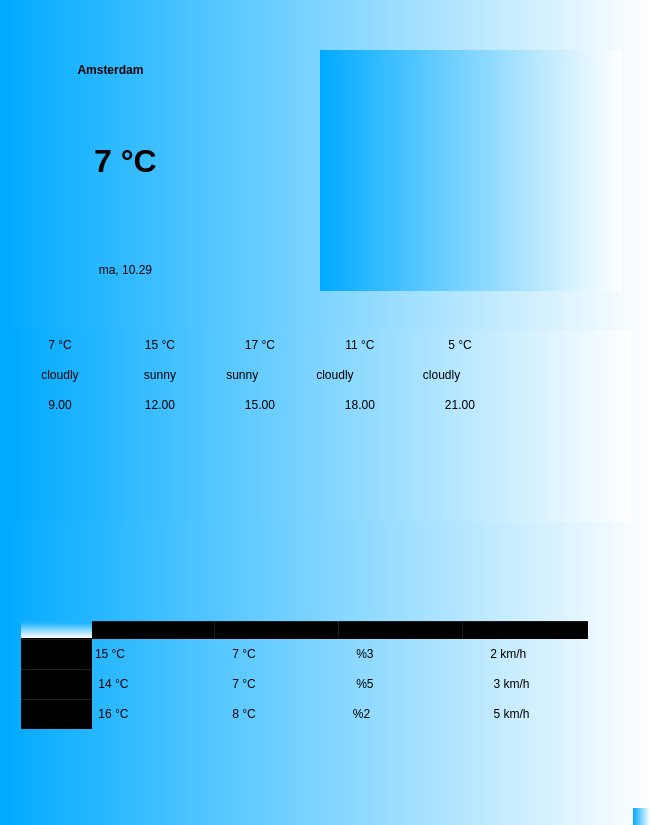
<?xml version="1.0" encoding="UTF-8"?>
<ui version="4.0">
 <class>MainWindow</class>
 <widget class="QMainWindow" name="MainWindow">
  <property name="geometry">
   <rect>
    <x>0</x>
    <y>0</y>
    <width>650</width>
    <height>825</height>
   </rect>
  </property>
  <property name="maximumSize">
   <size>
    <width>650</width>
    <height>850</height>
   </size>
  </property>
  <property name="windowTitle">
   <string>MainWindow</string>
  </property>
  <property name="styleSheet">
   <string notr="true">background-color:qlineargradient(spread:pad, x1:0, y1:0, x2:1, y2:0, stop:0 rgba(0, 170, 255, 255), stop:1 rgba(255, 255, 255, 255));</string>
  </property>
  <widget class="QWidget" name="centralwidget">
   <widget class="QTableWidget" name="temp_widget">
    <property name="geometry">
     <rect>
      <x>10</x>
      <y>330</y>
      <width>621</width>
      <height>192</height>
     </rect>
    </property>
    <property name="styleSheet">
     <string notr="true">border: 0px;</string>
    </property>
    <property name="horizontalScrollBarPolicy">
     <enum>Qt::ScrollBarAlwaysOff</enum>
    </property>
    <property name="sizeAdjustPolicy">
     <enum>QAbstractScrollArea::AdjustToContentsOnFirstShow</enum>
    </property>
    <property name="showGrid">
     <bool>false</bool>
    </property>
    <property name="rowCount">
     <number>3</number>
    </property>
    <property name="columnCount">
     <number>5</number>
    </property>
    <attribute name="horizontalHeaderVisible">
     <bool>false</bool>
    </attribute>
    <attribute name="horizontalHeaderHighlightSections">
     <bool>false</bool>
    </attribute>
    <attribute name="verticalHeaderVisible">
     <bool>false</bool>
    </attribute>
    <attribute name="verticalHeaderHighlightSections">
     <bool>false</bool>
    </attribute>
    <row/>
    <row/>
    <row/>
    <column/>
    <column/>
    <column/>
    <column/>
    <column/>
    <item row="0" column="0">
     <property name="text">
      <string>7 °C</string>
     </property>
     <property name="textAlignment">
      <set>AlignCenter</set>
     </property>
    </item>
    <item row="0" column="1">
     <property name="text">
      <string>15 °C</string>
     </property>
     <property name="textAlignment">
      <set>AlignCenter</set>
     </property>
    </item>
    <item row="0" column="2">
     <property name="text">
      <string>17 °C</string>
     </property>
     <property name="textAlignment">
      <set>AlignCenter</set>
     </property>
    </item>
    <item row="0" column="3">
     <property name="text">
      <string>11 °C</string>
     </property>
     <property name="textAlignment">
      <set>AlignCenter</set>
     </property>
    </item>
    <item row="0" column="4">
     <property name="text">
      <string>5 °C</string>
     </property>
     <property name="textAlignment">
      <set>AlignCenter</set>
     </property>
    </item>
    <item row="1" column="0">
     <property name="text">
      <string>cloudly</string>
     </property>
     <property name="textAlignment">
      <set>AlignCenter</set>
     </property>
     <property name="icon">
      <iconset>
       <normaloff>../../Downloads/pngwing.com.png</normaloff>../../Downloads/pngwing.com.png</iconset>
     </property>
    </item>
    <item row="1" column="1">
     <property name="text">
      <string>sunny</string>
     </property>
     <property name="textAlignment">
      <set>AlignCenter</set>
     </property>
     <property name="icon">
      <iconset>
       <normalon>../../Downloads/kisspng-download-cartoon-font-natural-yellow-sun-weather-5a8cd084555fc9.2840460115191778603497.png</normalon>
      </iconset>
     </property>
    </item>
    <item row="1" column="2">
     <property name="text">
      <string>    sunny</string>
     </property>
     <property name="icon">
      <iconset>
       <normalon>../../Downloads/kisspng-download-cartoon-font-natural-yellow-sun-weather-5a8cd084555fc9.2840460115191778603497.png</normalon>
      </iconset>
     </property>
    </item>
    <item row="1" column="3">
     <property name="text">
      <string> cloudly</string>
     </property>
     <property name="icon">
      <iconset>
       <normalon>../../Downloads/pngwing.com.png</normalon>
      </iconset>
     </property>
    </item>
    <item row="1" column="4">
     <property name="text">
      <string>   cloudly</string>
     </property>
     <property name="icon">
      <iconset>
       <normalon>../../Downloads/cloud-github-cloud-computing-multicloud-readme-google-cloud-platform-amazon-web-services-rackspace-png-clipart.jpg</normalon>
      </iconset>
     </property>
    </item>
    <item row="2" column="0">
     <property name="text">
      <string>9.00</string>
     </property>
     <property name="textAlignment">
      <set>AlignCenter</set>
     </property>
    </item>
    <item row="2" column="1">
     <property name="text">
      <string>12.00</string>
     </property>
     <property name="textAlignment">
      <set>AlignCenter</set>
     </property>
    </item>
    <item row="2" column="2">
     <property name="text">
      <string>15.00</string>
     </property>
     <property name="textAlignment">
      <set>AlignCenter</set>
     </property>
    </item>
    <item row="2" column="3">
     <property name="text">
      <string>18.00</string>
     </property>
     <property name="textAlignment">
      <set>AlignCenter</set>
     </property>
    </item>
    <item row="2" column="4">
     <property name="text">
      <string>21.00</string>
     </property>
     <property name="textAlignment">
      <set>AlignCenter</set>
     </property>
    </item>
   </widget>
   <widget class="QTableWidget" name="tableWidget_2">
    <property name="geometry">
     <rect>
      <x>20</x>
      <y>620</y>
      <width>601</width>
      <height>151</height>
     </rect>
    </property>
    <property name="styleSheet">
     <string notr="true">
background-color: transparent</string>
    </property>
    <property name="showGrid">
     <bool>false</bool>
    </property>
    <property name="gridStyle">
     <enum>Qt::SolidLine</enum>
    </property>
    <property name="rowCount">
     <number>3</number>
    </property>
    <property name="columnCount">
     <number>4</number>
    </property>
    <attribute name="horizontalHeaderVisible">
     <bool>true</bool>
    </attribute>
    <attribute name="horizontalHeaderDefaultSectionSize">
     <number>124</number>
    </attribute>
    <attribute name="horizontalHeaderHighlightSections">
     <bool>false</bool>
    </attribute>
    <attribute name="verticalHeaderVisible">
     <bool>true</bool>
    </attribute>
    <attribute name="verticalHeaderHighlightSections">
     <bool>false</bool>
    </attribute>
    <row>
     <property name="text">
      <string>Today</string>
     </property>
    </row>
    <row>
     <property name="text">
      <string>Tomorrow</string>
     </property>
    </row>
    <row>
     <property name="text">
      <string>Wednesday</string>
     </property>
    </row>
    <column>
     <property name="text">
      <string>Day</string>
     </property>
     <property name="background">
      <color>
       <red>170</red>
       <green>170</green>
       <blue>127</blue>
      </color>
     </property>
    </column>
    <column>
     <property name="text">
      <string>Night</string>
     </property>
    </column>
    <column>
     <property name="text">
      <string>Humudity</string>
     </property>
    </column>
    <column>
     <property name="text">
      <string>Wind</string>
     </property>
    </column>
    <item row="0" column="0">
     <property name="text">
      <string>15 °C</string>
     </property>
     <property name="icon">
      <iconset>
       <normalon>../../Downloads/kisspng-download-cartoon-font-natural-yellow-sun-weather-5a8cd084555fc9.2840460115191778603497.png</normalon>
      </iconset>
     </property>
    </item>
    <item row="0" column="1">
     <property name="text">
      <string>    7 °C</string>
     </property>
     <property name="icon">
      <iconset>
       <normalon>../../Downloads/cloud-github-cloud-computing-multicloud-readme-google-cloud-platform-amazon-web-services-rackspace-png-clipart.jpg</normalon>
      </iconset>
     </property>
    </item>
    <item row="0" column="2">
     <property name="text">
      <string>    %3</string>
     </property>
     <property name="icon">
      <iconset>
       <normalon>../../Downloads/png-transparent-drop-water-computer-icons-symbol-water-blue-drop-logo.png</normalon>
      </iconset>
     </property>
    </item>
    <item row="0" column="3">
     <property name="text">
      <string>       2 km/h</string>
     </property>
     <property name="icon">
      <iconset>
       <normalon>../../Downloads/kisspng-wind-computer-icons-symbol-weather-forecasting-wea-5b00db754435f5.9986446215267828372794.jpg</normalon>
      </iconset>
     </property>
    </item>
    <item row="1" column="0">
     <property name="text">
      <string> 14 °C</string>
     </property>
     <property name="icon">
      <iconset>
       <normalon>../../Downloads/kisspng-download-cartoon-font-natural-yellow-sun-weather-5a8cd084555fc9.2840460115191778603497.png</normalon>
      </iconset>
     </property>
    </item>
    <item row="1" column="1">
     <property name="text">
      <string>    7 °C</string>
     </property>
     <property name="icon">
      <iconset>
       <normalon>../../Downloads/cloud-github-cloud-computing-multicloud-readme-google-cloud-platform-amazon-web-services-rackspace-png-clipart.jpg</normalon>
      </iconset>
     </property>
    </item>
    <item row="1" column="2">
     <property name="text">
      <string>    %5</string>
     </property>
     <property name="icon">
      <iconset>
       <normalon>../../Downloads/png-transparent-drop-water-computer-icons-symbol-water-blue-drop-logo.png</normalon>
      </iconset>
     </property>
    </item>
    <item row="1" column="3">
     <property name="text">
      <string>        3 km/h</string>
     </property>
     <property name="icon">
      <iconset>
       <normalon>../../Downloads/kisspng-wind-computer-icons-symbol-weather-forecasting-wea-5b00db754435f5.9986446215267828372794.jpg</normalon>
      </iconset>
     </property>
    </item>
    <item row="2" column="0">
     <property name="text">
      <string> 16 °C</string>
     </property>
     <property name="icon">
      <iconset>
       <normalon>../../Downloads/kisspng-download-cartoon-font-natural-yellow-sun-weather-5a8cd084555fc9.2840460115191778603497.png</normalon>
      </iconset>
     </property>
    </item>
    <item row="2" column="1">
     <property name="text">
      <string>    8 °C</string>
     </property>
     <property name="icon">
      <iconset>
       <normalon>../../Downloads/cloud-github-cloud-computing-multicloud-readme-google-cloud-platform-amazon-web-services-rackspace-png-clipart.jpg</normalon>
      </iconset>
     </property>
    </item>
    <item row="2" column="2">
     <property name="text">
      <string>   %2</string>
     </property>
     <property name="icon">
      <iconset>
       <normalon>../../Downloads/png-transparent-drop-water-computer-icons-symbol-water-blue-drop-logo.png</normalon>
      </iconset>
     </property>
    </item>
    <item row="2" column="3">
     <property name="text">
      <string>        5 km/h</string>
     </property>
     <property name="icon">
      <iconset>
       <normalon>../../Downloads/kisspng-wind-computer-icons-symbol-weather-forecasting-wea-5b00db754435f5.9986446215267828372794.jpg</normalon>
      </iconset>
     </property>
    </item>
   </widget>
   <widget class="QLabel" name="img_label">
    <property name="geometry">
     <rect>
      <x>320</x>
      <y>50</y>
      <width>301</width>
      <height>241</height>
     </rect>
    </property>
    <property name="text">
     <string/>
    </property>
    <property name="pixmap">
     <pixmap>icons/pngwing.com.png</pixmap>
    </property>
    <property name="alignment">
     <set>Qt::AlignCenter</set>
    </property>
   </widget>
   <widget class="QLabel" name="temp_label">
    <property name="geometry">
     <rect>
      <x>70</x>
      <y>120</y>
      <width>111</width>
      <height>81</height>
     </rect>
    </property>
    <property name="font">
     <font>
      <pointsize>24</pointsize>
      <weight>75</weight>
      <bold>true</bold>
     </font>
    </property>
    <property name="styleSheet">
     <string notr="true">background-color: transparent;</string>
    </property>
    <property name="text">
     <string>7 °C</string>
    </property>
    <property name="alignment">
     <set>Qt::AlignCenter</set>
    </property>
   </widget>
   <widget class="QLabel" name="city_label">
    <property name="geometry">
     <rect>
      <x>60</x>
      <y>60</y>
      <width>101</width>
      <height>20</height>
     </rect>
    </property>
    <property name="font">
     <font>
      <weight>75</weight>
      <bold>true</bold>
     </font>
    </property>
    <property name="styleSheet">
     <string notr="true">background-color: transparent;
</string>
    </property>
    <property name="text">
     <string>Amsterdam</string>
    </property>
    <property name="alignment">
     <set>Qt::AlignCenter</set>
    </property>
   </widget>
   <widget class="QLabel" name="date_label">
    <property name="geometry">
     <rect>
      <x>40</x>
      <y>260</y>
      <width>171</width>
      <height>20</height>
     </rect>
    </property>
    <property name="styleSheet">
     <string notr="true">background-color: transparent;
</string>
    </property>
    <property name="text">
     <string>ma, 10.29</string>
    </property>
    <property name="alignment">
     <set>Qt::AlignCenter</set>
    </property>
   </widget>
  </widget>
  <widget class="QStatusBar" name="statusbar"/>
 </widget>
 <resources/>
 <connections/>
</ui>
